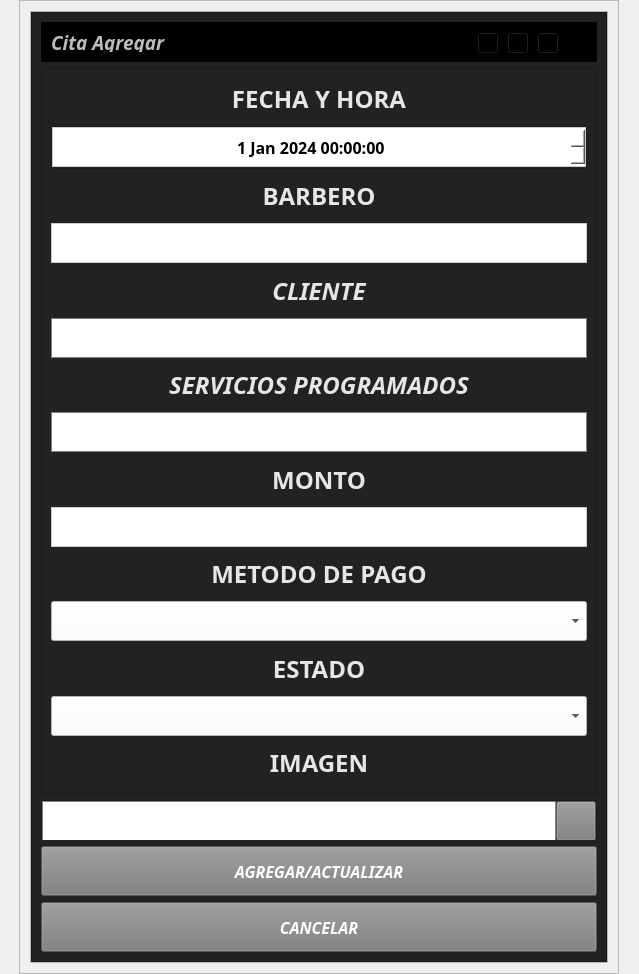
<?xml version="1.0" encoding="UTF-8"?>
<ui version="4.0">
 <class>add_edit_menu</class>
 <widget class="QWidget" name="add_edit_menu">
  <property name="geometry">
   <rect>
    <x>0</x>
    <y>0</y>
    <width>639</width>
    <height>974</height>
   </rect>
  </property>
  <property name="minimumSize">
   <size>
    <width>600</width>
    <height>0</height>
   </size>
  </property>
  <property name="maximumSize">
   <size>
    <width>16777215</width>
    <height>16777215</height>
   </size>
  </property>
  <property name="windowTitle">
   <string>Form</string>
  </property>
  <layout class="QHBoxLayout" name="horizontalLayout">
   <property name="spacing">
    <number>0</number>
   </property>
   <property name="leftMargin">
    <number>0</number>
   </property>
   <property name="topMargin">
    <number>0</number>
   </property>
   <property name="rightMargin">
    <number>0</number>
   </property>
   <property name="bottomMargin">
    <number>0</number>
   </property>
   <item>
    <widget class="QFrame" name="central_widget_frame">
     <property name="maximumSize">
      <size>
       <width>600</width>
       <height>16777215</height>
      </size>
     </property>
     <property name="frameShape">
      <enum>QFrame::StyledPanel</enum>
     </property>
     <property name="frameShadow">
      <enum>QFrame::Raised</enum>
     </property>
     <layout class="QHBoxLayout" name="horizontalLayout_3">
      <property name="spacing">
       <number>0</number>
      </property>
      <property name="leftMargin">
       <number>10</number>
      </property>
      <property name="topMargin">
       <number>10</number>
      </property>
      <property name="rightMargin">
       <number>10</number>
      </property>
      <property name="bottomMargin">
       <number>10</number>
      </property>
      <item>
       <widget class="QFrame" name="background_frame">
        <property name="frameShape">
         <enum>QFrame::StyledPanel</enum>
        </property>
        <property name="frameShadow">
         <enum>QFrame::Raised</enum>
        </property>
        <layout class="QVBoxLayout" name="verticalLayout_2">
         <property name="spacing">
          <number>0</number>
         </property>
         <property name="leftMargin">
          <number>0</number>
         </property>
         <property name="topMargin">
          <number>0</number>
         </property>
         <property name="rightMargin">
          <number>0</number>
         </property>
         <property name="bottomMargin">
          <number>0</number>
         </property>
         <item>
          <widget class="QFrame" name="content_frame">
           <property name="minimumSize">
            <size>
             <width>0</width>
             <height>0</height>
            </size>
           </property>
           <property name="styleSheet">
            <string notr="true">background-color: rgb(34, 34, 34);</string>
           </property>
           <property name="frameShape">
            <enum>QFrame::StyledPanel</enum>
           </property>
           <property name="frameShadow">
            <enum>QFrame::Raised</enum>
           </property>
           <layout class="QVBoxLayout" name="verticalLayout">
            <item>
             <widget class="QFrame" name="frame_nav">
              <property name="minimumSize">
               <size>
                <width>0</width>
                <height>40</height>
               </size>
              </property>
              <property name="maximumSize">
               <size>
                <width>16777215</width>
                <height>40</height>
               </size>
              </property>
              <property name="styleSheet">
               <string notr="true">background-color: rgb(0, 0, 0);</string>
              </property>
              <property name="frameShape">
               <enum>QFrame::StyledPanel</enum>
              </property>
              <property name="frameShadow">
               <enum>QFrame::Raised</enum>
              </property>
              <layout class="QHBoxLayout" name="horizontalLayout_6">
               <item>
                <widget class="QLabel" name="label_tittle">
                 <property name="font">
                  <font>
                   <family>Tw Cen MT</family>
                   <pointsize>14</pointsize>
                   <weight>75</weight>
                   <italic>true</italic>
                   <bold>true</bold>
                  </font>
                 </property>
                 <property name="styleSheet">
                  <string notr="true">
color: rgb(189, 189, 189);</string>
                 </property>
                 <property name="text">
                  <string>Cita Agregar</string>
                 </property>
                </widget>
               </item>
               <item>
                <widget class="QFrame" name="butttons_holder_frame">
                 <property name="minimumSize">
                  <size>
                   <width>110</width>
                   <height>30</height>
                  </size>
                 </property>
                 <property name="maximumSize">
                  <size>
                   <width>110</width>
                   <height>16777215</height>
                  </size>
                 </property>
                 <property name="frameShape">
                  <enum>QFrame::StyledPanel</enum>
                 </property>
                 <property name="frameShadow">
                  <enum>QFrame::Raised</enum>
                 </property>
                 <widget class="QToolButton" name="minimize_button">
                  <property name="geometry">
                   <rect>
                    <x>0</x>
                    <y>0</y>
                    <width>22</width>
                    <height>22</height>
                   </rect>
                  </property>
                  <property name="text">
                   <string>...</string>
                  </property>
                  <property name="icon">
                   <iconset>
                    <normaloff>L:/AngelCuk/assets/icons/minimize-window.png</normaloff>L:/AngelCuk/assets/icons/minimize-window.png</iconset>
                  </property>
                 </widget>
                 <widget class="QToolButton" name="restore_button">
                  <property name="geometry">
                   <rect>
                    <x>30</x>
                    <y>0</y>
                    <width>22</width>
                    <height>22</height>
                   </rect>
                  </property>
                  <property name="text">
                   <string>...</string>
                  </property>
                  <property name="icon">
                   <iconset>
                    <normaloff>L:/AngelCuk/assets/icons/restore-window.png</normaloff>L:/AngelCuk/assets/icons/restore-window.png</iconset>
                  </property>
                 </widget>
                 <widget class="QToolButton" name="maximize_button">
                  <property name="geometry">
                   <rect>
                    <x>30</x>
                    <y>0</y>
                    <width>22</width>
                    <height>22</height>
                   </rect>
                  </property>
                  <property name="text">
                   <string>...</string>
                  </property>
                  <property name="icon">
                   <iconset>
                    <normaloff>L:/AngelCuk/assets/icons/maximize-window.png</normaloff>L:/AngelCuk/assets/icons/maximize-window.png</iconset>
                  </property>
                 </widget>
                 <widget class="QToolButton" name="close_button">
                  <property name="geometry">
                   <rect>
                    <x>60</x>
                    <y>0</y>
                    <width>22</width>
                    <height>22</height>
                   </rect>
                  </property>
                  <property name="text">
                   <string>...</string>
                  </property>
                  <property name="icon">
                   <iconset>
                    <normaloff>L:/AngelCuk/assets/icons/close-window.png</normaloff>L:/AngelCuk/assets/icons/close-window.png</iconset>
                  </property>
                 </widget>
                </widget>
               </item>
              </layout>
             </widget>
            </item>
            <item>
             <widget class="QFrame" name="frame_inferior">
              <property name="maximumSize">
               <size>
                <width>16777215</width>
                <height>16777215</height>
               </size>
              </property>
              <property name="frameShape">
               <enum>QFrame::StyledPanel</enum>
              </property>
              <property name="frameShadow">
               <enum>QFrame::Raised</enum>
              </property>
              <layout class="QVBoxLayout" name="verticalLayout_3">
               <item>
                <widget class="QLabel" name="fecha_tittle">
                 <property name="font">
                  <font>
                   <family>Segoe UI Black</family>
                   <pointsize>18</pointsize>
                   <weight>75</weight>
                   <italic>false</italic>
                   <bold>true</bold>
                  </font>
                 </property>
                 <property name="styleSheet">
                  <string notr="true">color: rgb(230, 230, 230);</string>
                 </property>
                 <property name="text">
                  <string>FECHA Y HORA</string>
                 </property>
                 <property name="alignment">
                  <set>Qt::AlignCenter</set>
                 </property>
                </widget>
               </item>
               <item>
                <widget class="QFrame" name="frame_2">
                 <property name="minimumSize">
                  <size>
                   <width>0</width>
                   <height>40</height>
                  </size>
                 </property>
                 <property name="frameShape">
                  <enum>QFrame::StyledPanel</enum>
                 </property>
                 <property name="frameShadow">
                  <enum>QFrame::Raised</enum>
                 </property>
                 <layout class="QHBoxLayout" name="horizontalLayout_2">
                  <property name="spacing">
                   <number>4</number>
                  </property>
                  <property name="leftMargin">
                   <number>0</number>
                  </property>
                  <property name="topMargin">
                   <number>0</number>
                  </property>
                  <property name="rightMargin">
                   <number>0</number>
                  </property>
                  <property name="bottomMargin">
                   <number>0</number>
                  </property>
                  <item>
                   <widget class="QDateTimeEdit" name="fechahora_dateTimeEdit">
                    <property name="sizePolicy">
                     <sizepolicy hsizetype="Minimum" vsizetype="Maximum">
                      <horstretch>0</horstretch>
                      <verstretch>0</verstretch>
                     </sizepolicy>
                    </property>
                    <property name="minimumSize">
                     <size>
                      <width>0</width>
                      <height>40</height>
                     </size>
                    </property>
                    <property name="font">
                     <font>
                      <family>Microsoft YaHei</family>
                      <pointsize>12</pointsize>
                      <weight>75</weight>
                      <bold>true</bold>
                     </font>
                    </property>
                    <property name="styleSheet">
                     <string notr="true">background-color: rgb(255, 255, 255);
border: 1px solid #cbcbcb;</string>
                    </property>
                    <property name="alignment">
                     <set>Qt::AlignCenter</set>
                    </property>
                    <property name="dateTime">
                     <datetime>
                      <hour>0</hour>
                      <minute>0</minute>
                      <second>0</second>
                      <year>2024</year>
                      <month>1</month>
                      <day>1</day>
                     </datetime>
                    </property>
                   </widget>
                  </item>
                 </layout>
                </widget>
               </item>
               <item>
                <widget class="QLabel" name="barbero_tittle">
                 <property name="font">
                  <font>
                   <family>Segoe UI Black</family>
                   <pointsize>18</pointsize>
                   <weight>75</weight>
                   <italic>false</italic>
                   <bold>true</bold>
                  </font>
                 </property>
                 <property name="styleSheet">
                  <string notr="true">color: rgb(230, 230, 230);</string>
                 </property>
                 <property name="text">
                  <string>BARBERO</string>
                 </property>
                 <property name="alignment">
                  <set>Qt::AlignCenter</set>
                 </property>
                </widget>
               </item>
               <item>
                <widget class="QLineEdit" name="barbero_lineEdit">
                 <property name="minimumSize">
                  <size>
                   <width>0</width>
                   <height>40</height>
                  </size>
                 </property>
                 <property name="styleSheet">
                  <string notr="true">background-color: rgb(255, 255, 255);
border: 1px solid #cbcbcb;</string>
                 </property>
                </widget>
               </item>
               <item>
                <widget class="QLabel" name="cliente_tittle">
                 <property name="font">
                  <font>
                   <family>Segoe UI Black</family>
                   <pointsize>18</pointsize>
                   <weight>75</weight>
                   <italic>true</italic>
                   <bold>true</bold>
                  </font>
                 </property>
                 <property name="styleSheet">
                  <string notr="true">color: rgb(230, 230, 230);</string>
                 </property>
                 <property name="text">
                  <string>CLIENTE</string>
                 </property>
                 <property name="alignment">
                  <set>Qt::AlignCenter</set>
                 </property>
                </widget>
               </item>
               <item>
                <widget class="QLineEdit" name="cliente_lineEdit">
                 <property name="minimumSize">
                  <size>
                   <width>400</width>
                   <height>40</height>
                  </size>
                 </property>
                 <property name="maximumSize">
                  <size>
                   <width>16777215</width>
                   <height>16777215</height>
                  </size>
                 </property>
                 <property name="styleSheet">
                  <string notr="true">background-color: white;
border: 1px solid grey;</string>
                 </property>
                </widget>
               </item>
               <item>
                <widget class="QLabel" name="servicio_tittle">
                 <property name="font">
                  <font>
                   <family>Segoe UI Black</family>
                   <pointsize>18</pointsize>
                   <weight>75</weight>
                   <italic>true</italic>
                   <bold>true</bold>
                  </font>
                 </property>
                 <property name="styleSheet">
                  <string notr="true">color: rgb(230, 230, 230);</string>
                 </property>
                 <property name="text">
                  <string>SERVICIOS PROGRAMADOS</string>
                 </property>
                 <property name="alignment">
                  <set>Qt::AlignCenter</set>
                 </property>
                </widget>
               </item>
               <item>
                <widget class="QLineEdit" name="servicio_lineEdit">
                 <property name="minimumSize">
                  <size>
                   <width>400</width>
                   <height>40</height>
                  </size>
                 </property>
                 <property name="maximumSize">
                  <size>
                   <width>16777215</width>
                   <height>16777215</height>
                  </size>
                 </property>
                 <property name="styleSheet">
                  <string notr="true">background-color: white;
border: 1px solid grey;</string>
                 </property>
                </widget>
               </item>
               <item>
                <widget class="QLabel" name="monto_tittle">
                 <property name="font">
                  <font>
                   <family>Segoe UI Black</family>
                   <pointsize>18</pointsize>
                   <weight>75</weight>
                   <italic>false</italic>
                   <bold>true</bold>
                  </font>
                 </property>
                 <property name="styleSheet">
                  <string notr="true">color: rgb(230, 230, 230);</string>
                 </property>
                 <property name="text">
                  <string>MONTO</string>
                 </property>
                 <property name="alignment">
                  <set>Qt::AlignCenter</set>
                 </property>
                </widget>
               </item>
               <item>
                <widget class="QLineEdit" name="monto_lineEdit">
                 <property name="minimumSize">
                  <size>
                   <width>0</width>
                   <height>40</height>
                  </size>
                 </property>
                 <property name="styleSheet">
                  <string notr="true">background-color: rgb(255, 255, 255);
border: 1px solid #cbcbcb;</string>
                 </property>
                </widget>
               </item>
               <item>
                <widget class="QLabel" name="pago_tittle">
                 <property name="font">
                  <font>
                   <family>Segoe UI Black</family>
                   <pointsize>18</pointsize>
                   <weight>75</weight>
                   <italic>false</italic>
                   <bold>true</bold>
                  </font>
                 </property>
                 <property name="styleSheet">
                  <string notr="true">color: rgb(230, 230, 230);</string>
                 </property>
                 <property name="text">
                  <string>METODO DE PAGO</string>
                 </property>
                 <property name="alignment">
                  <set>Qt::AlignCenter</set>
                 </property>
                </widget>
               </item>
               <item>
                <widget class="QComboBox" name="pago_comboBox">
                 <property name="minimumSize">
                  <size>
                   <width>0</width>
                   <height>40</height>
                  </size>
                 </property>
                 <property name="styleSheet">
                  <string notr="true">background-color: rgb(255, 255, 255);</string>
                 </property>
                </widget>
               </item>
               <item>
                <widget class="QLabel" name="estado_tittle">
                 <property name="font">
                  <font>
                   <family>Segoe UI Black</family>
                   <pointsize>18</pointsize>
                   <weight>75</weight>
                   <italic>false</italic>
                   <bold>true</bold>
                  </font>
                 </property>
                 <property name="styleSheet">
                  <string notr="true">color: rgb(230, 230, 230);</string>
                 </property>
                 <property name="text">
                  <string>ESTADO</string>
                 </property>
                 <property name="alignment">
                  <set>Qt::AlignCenter</set>
                 </property>
                </widget>
               </item>
               <item>
                <widget class="QComboBox" name="estado_comboBox">
                 <property name="minimumSize">
                  <size>
                   <width>0</width>
                   <height>40</height>
                  </size>
                 </property>
                 <property name="styleSheet">
                  <string notr="true">background-color: rgb(255, 255, 255);</string>
                 </property>
                </widget>
               </item>
               <item>
                <widget class="QLabel" name="imagen_tittle">
                 <property name="font">
                  <font>
                   <family>Segoe UI Black</family>
                   <pointsize>18</pointsize>
                   <weight>75</weight>
                   <italic>false</italic>
                   <bold>true</bold>
                  </font>
                 </property>
                 <property name="styleSheet">
                  <string notr="true">color: rgb(230, 230, 230);</string>
                 </property>
                 <property name="text">
                  <string>IMAGEN</string>
                 </property>
                 <property name="alignment">
                  <set>Qt::AlignCenter</set>
                 </property>
                </widget>
               </item>
              </layout>
             </widget>
            </item>
            <item>
             <widget class="QFrame" name="frame">
              <property name="minimumSize">
               <size>
                <width>0</width>
                <height>0</height>
               </size>
              </property>
              <property name="maximumSize">
               <size>
                <width>16777215</width>
                <height>40</height>
               </size>
              </property>
              <property name="frameShape">
               <enum>QFrame::StyledPanel</enum>
              </property>
              <property name="frameShadow">
               <enum>QFrame::Raised</enum>
              </property>
              <layout class="QHBoxLayout" name="horizontalLayout_4">
               <property name="spacing">
                <number>0</number>
               </property>
               <property name="leftMargin">
                <number>0</number>
               </property>
               <property name="topMargin">
                <number>0</number>
               </property>
               <property name="rightMargin">
                <number>0</number>
               </property>
               <property name="bottomMargin">
                <number>0</number>
               </property>
               <item>
                <widget class="QLineEdit" name="imagen_lineEdit">
                 <property name="minimumSize">
                  <size>
                   <width>70</width>
                   <height>40</height>
                  </size>
                 </property>
                 <property name="maximumSize">
                  <size>
                   <width>16777215</width>
                   <height>16777215</height>
                  </size>
                 </property>
                 <property name="styleSheet">
                  <string notr="true">background-color: white;
border: 1px solid grey;</string>
                 </property>
                </widget>
               </item>
               <item>
                <widget class="QPushButton" name="pushButton_img">
                 <property name="minimumSize">
                  <size>
                   <width>40</width>
                   <height>40</height>
                  </size>
                 </property>
                 <property name="maximumSize">
                  <size>
                   <width>40</width>
                   <height>40</height>
                  </size>
                 </property>
                 <property name="font">
                  <font>
                   <family>Segoe UI Black</family>
                   <pointsize>12</pointsize>
                   <weight>75</weight>
                   <italic>true</italic>
                   <bold>true</bold>
                  </font>
                 </property>
                 <property name="styleSheet">
                  <string notr="true">QPushButton {
background-color: #7c7c7c;
color: white;
}

QPushButton:hover {
background-color: rgb(0, 195, 0);
}</string>
                 </property>
                 <property name="text">
                  <string/>
                 </property>
                 <property name="icon">
                  <iconset>
                   <normaloff>../assets/icons/open-file.png</normaloff>../assets/icons/open-file.png</iconset>
                 </property>
                 <property name="iconSize">
                  <size>
                   <width>35</width>
                   <height>35</height>
                  </size>
                 </property>
                </widget>
               </item>
              </layout>
             </widget>
            </item>
            <item>
             <widget class="QPushButton" name="add_edit_button">
              <property name="minimumSize">
               <size>
                <width>0</width>
                <height>50</height>
               </size>
              </property>
              <property name="font">
               <font>
                <family>Segoe UI Black</family>
                <pointsize>12</pointsize>
                <weight>75</weight>
                <italic>true</italic>
                <bold>true</bold>
               </font>
              </property>
              <property name="styleSheet">
               <string notr="true">QPushButton {
background-color: #7c7c7c;
color: white;
}

QPushButton:hover {
background-color: rgb(0, 195, 0);
}


</string>
              </property>
              <property name="text">
               <string>AGREGAR/ACTUALIZAR</string>
              </property>
             </widget>
            </item>
            <item>
             <widget class="QPushButton" name="cancel_button">
              <property name="minimumSize">
               <size>
                <width>0</width>
                <height>50</height>
               </size>
              </property>
              <property name="font">
               <font>
                <family>Segoe UI Black</family>
                <pointsize>12</pointsize>
                <weight>75</weight>
                <italic>true</italic>
                <bold>true</bold>
               </font>
              </property>
              <property name="styleSheet">
               <string notr="true">QPushButton {
background-color: #7c7c7c;
color: white;
}

QPushButton:hover {
background-color: rgb(194, 0, 0);
}


</string>
              </property>
              <property name="text">
               <string>CANCELAR</string>
              </property>
             </widget>
            </item>
           </layout>
          </widget>
         </item>
        </layout>
       </widget>
      </item>
     </layout>
    </widget>
   </item>
  </layout>
 </widget>
 <resources/>
 <connections/>
</ui>
